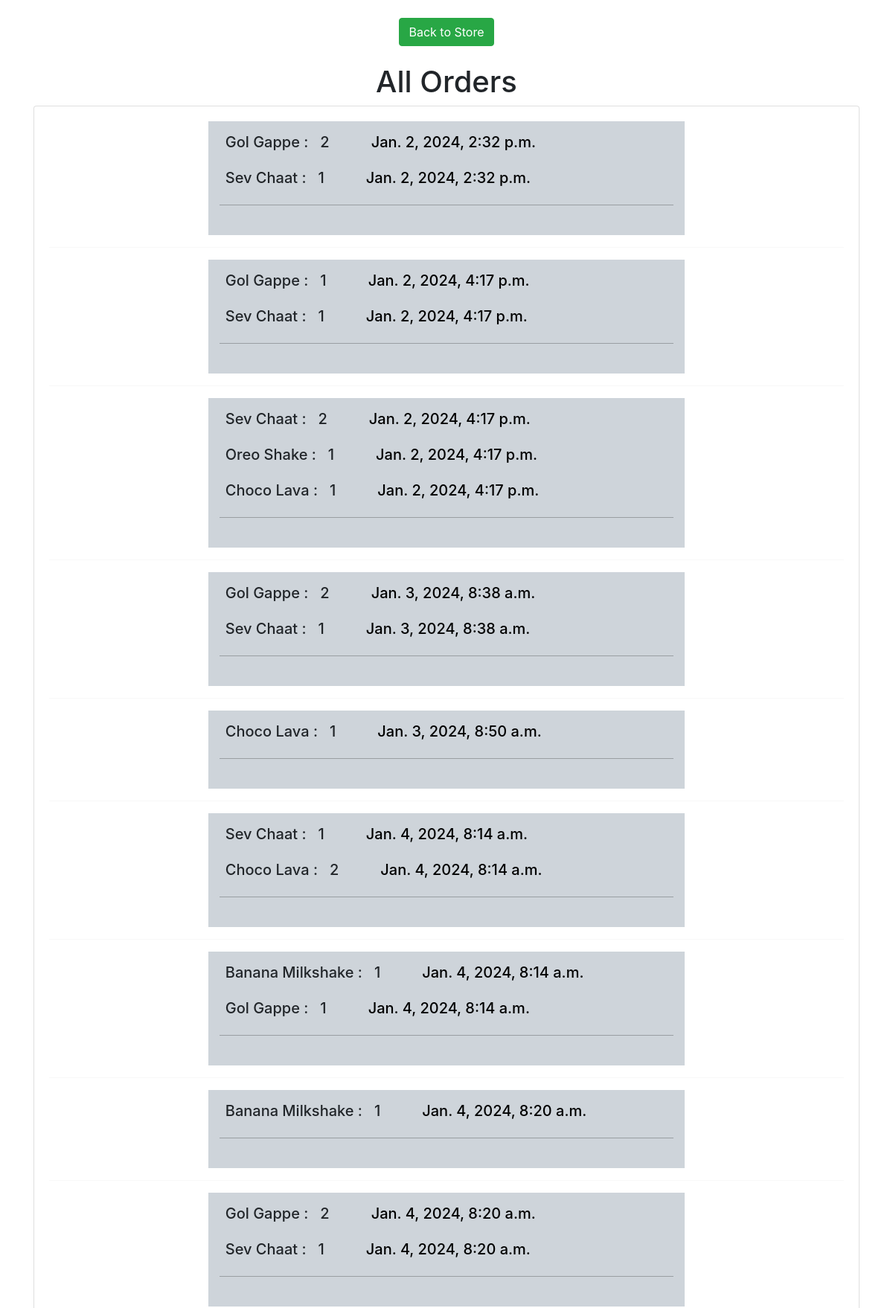
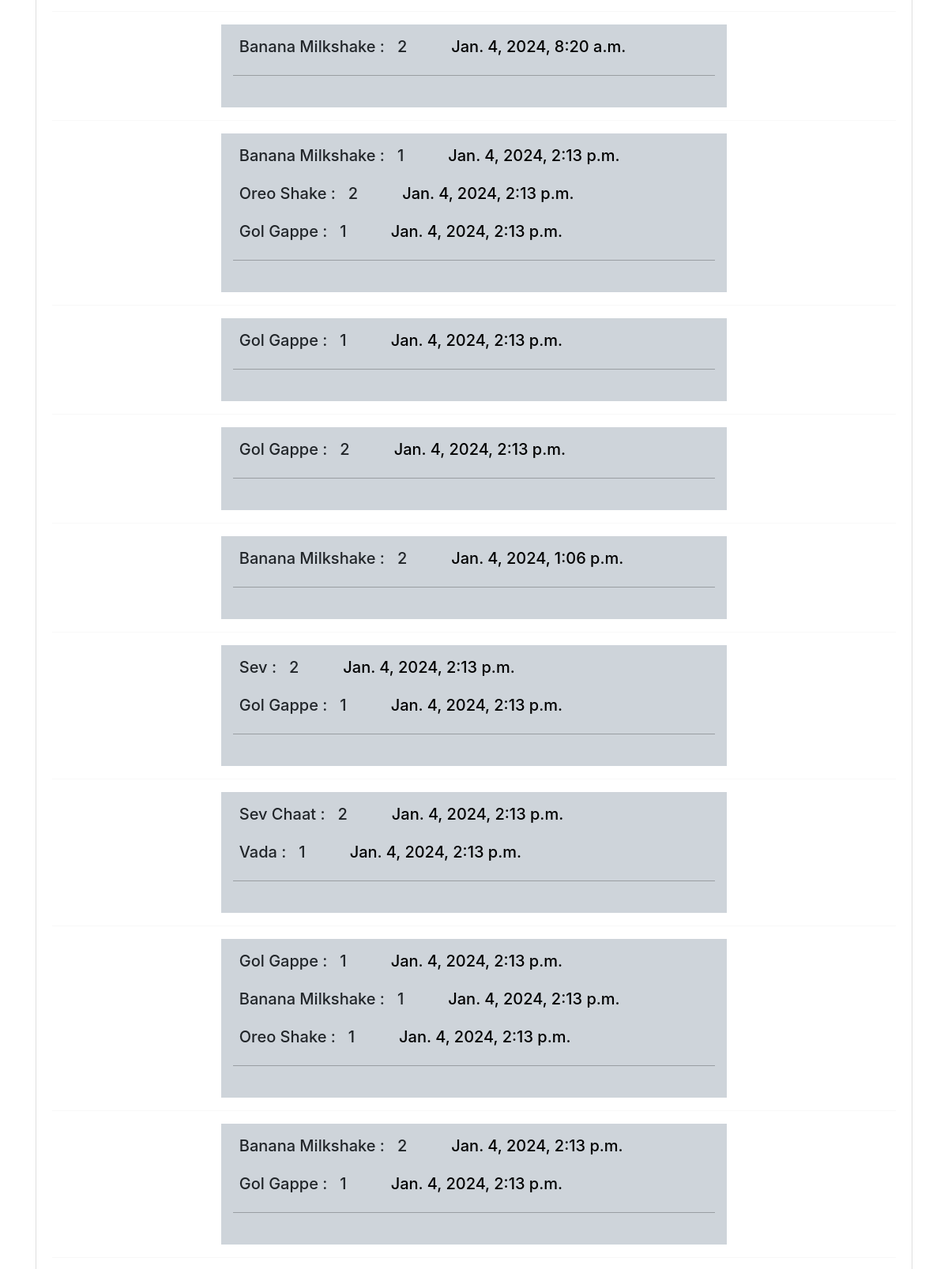
Page /store/allorders/ (signed in, upper part) on the committed database (2 pictures, top to bottom).
### app/models.py (models this page shows)
class CompletedOrders(models.Model):
    storeid = models.CharField(max_length=100, null=True)
    orderid = models.CharField(max_length=100, null=True)
    productid = models.CharField(max_length=100, null=True)
    product_name = models.CharField(max_length=100,null=True)
    quantity = models.PositiveIntegerField(default=1)
    order_date = models.DateTimeField(auto_now_add = True)
    payment = models.ForeignKey(Payment, on_delete=models.CASCADE, default="")

### app/views.py (the view)
# urls.py: path('store/allorders/', views.allOrdersView.as_view(), name='all_orders'),
class allOrdersView(View):
    def get(self, request):
        if 'storeid' not in request.session:
            return redirect('/login/')
        storeID = request.session.get('storeid')
        orders = CompletedOrders.objects.filter(storeid=storeID).order_by('orderid')
        grouped_orders = {}
        for order in orders:
            grouping_value = order.orderid
            if grouping_value not in grouped_orders:
                grouped_orders[grouping_value] = []
            grouped_orders[grouping_value].append(order)
        return render(request, 'app/all_orders.html', {'grouped_orders': grouped_orders})

### app/templates/app/all_orders.html (shortened to what this page needs)
{% extends "app/orderbase.html" %}
{% load static %}
{% block main-content %}
{% block content %}
<div class="container justify-content-center">
<h1 class="text-center">All Orders</h1>
    <div class="card">
        <div class="card-body">
            {% for grouping_value, orders in grouped_orders.items %}
            <div class="row justify-content-center">
                <div class="order-container bg-dark-subtle mx-5 col-sm-7">
                    <div >
                        <div>
                            {% for order in orders %}
                            <div class="d-flex text-center my-3">
                                <h5 class="mx-2">{{ order.product_name }} :</h5>
                                <h5 class="mx-2"> {{ order.quantity }}</h5>
                                <h5 class="text-body-emphasis mx-5"> {{order.order_date}} </h5>
                            </div>
                        {% endfor %}
                        <hr class="bg-black">
                        </div>
                        <br>
                    </div>
                </div>
            </div>
            <hr class="text-muted">
            {% endfor %}
        </div>
    </div>
</div>
{% endblock %}
{% endblock main-content %}

### app/static/app/css/style.css (style rules this page uses)
body { background-color: rgb(249, 249, 249); }
html { overflow: scroll; overflow-x: hidden; scroll-behavior: smooth; }
html { background-color: rgb(218, 218, 218); }

### rows in the picture
CompletedOrders: product_name "Gol Gappe", quantity "2", order_date "Jan. 2, 2024, 2:32 p.m."
CompletedOrders: product_name "Sev Chaat", quantity "1", order_date "Jan. 2, 2024, 2:32 p.m."
CompletedOrders: product_name "Gol Gappe", quantity "1", order_date "Jan. 2, 2024, 4:17 p.m."
CompletedOrders: product_name "Sev Chaat", quantity "1", order_date "Jan. 2, 2024, 4:17 p.m."
CompletedOrders: product_name "Sev Chaat", quantity "2", order_date "Jan. 2, 2024, 4:17 p.m."
CompletedOrders: product_name "Oreo Shake", quantity "1", order_date "Jan. 2, 2024, 4:17 p.m."
CompletedOrders: product_name "Choco Lava", quantity "1", order_date "Jan. 2, 2024, 4:17 p.m."
CompletedOrders: product_name "Gol Gappe", quantity "2", order_date "Jan. 3, 2024, 8:38 a.m."
CompletedOrders: product_name "Sev Chaat", quantity "1", order_date "Jan. 3, 2024, 8:38 a.m."
CompletedOrders: product_name "Choco Lava", quantity "1", order_date "Jan. 3, 2024, 8:50 a.m."
CompletedOrders: product_name "Sev Chaat", quantity "1", order_date "Jan. 4, 2024, 8:14 a.m."
CompletedOrders: product_name "Choco Lava", quantity "2", order_date "Jan. 4, 2024, 8:14 a.m."
CompletedOrders: product_name "Banana Milkshake", quantity "1", order_date "Jan. 4, 2024, 8:14 a.m."
CompletedOrders: product_name "Gol Gappe", quantity "1", order_date "Jan. 4, 2024, 8:14 a.m."
CompletedOrders: product_name "Banana Milkshake", quantity "1", order_date "Jan. 4, 2024, 8:20 a.m."
CompletedOrders: product_name "Gol Gappe", quantity "2", order_date "Jan. 4, 2024, 8:20 a.m."
CompletedOrders: product_name "Sev Chaat", quantity "1", order_date "Jan. 4, 2024, 8:20 a.m."
CompletedOrders: product_name "Banana Milkshake", quantity "2", order_date "Jan. 4, 2024, 8:20 a.m."
CompletedOrders: product_name "Banana Milkshake", quantity "1", order_date "Jan. 4, 2024, 2:13 p.m."
CompletedOrders: product_name "Oreo Shake", quantity "2", order_date "Jan. 4, 2024, 2:13 p.m."
CompletedOrders: product_name "Gol Gappe", quantity "1", order_date "Jan. 4, 2024, 2:13 p.m."
CompletedOrders: product_name "Gol Gappe", quantity "1", order_date "Jan. 4, 2024, 2:13 p.m."
CompletedOrders: product_name "Gol Gappe", quantity "2", order_date "Jan. 4, 2024, 2:13 p.m."
CompletedOrders: product_name "Banana Milkshake", quantity "2", order_date "Jan. 4, 2024, 1:06 p.m."
CompletedOrders: product_name "Sev", quantity "2", order_date "Jan. 4, 2024, 2:13 p.m."
CompletedOrders: product_name "Gol Gappe", quantity "1", order_date "Jan. 4, 2024, 2:13 p.m."
CompletedOrders: product_name "Sev Chaat", quantity "2", order_date "Jan. 4, 2024, 2:13 p.m."
CompletedOrders: product_name "Vada", quantity "1", order_date "Jan. 4, 2024, 2:13 p.m."
CompletedOrders: product_name "Gol Gappe", quantity "1", order_date "Jan. 4, 2024, 2:13 p.m."
CompletedOrders: product_name "Banana Milkshake", quantity "1", order_date "Jan. 4, 2024, 2:13 p.m."
CompletedOrders: product_name "Oreo Shake", quantity "1", order_date "Jan. 4, 2024, 2:13 p.m."
CompletedOrders: product_name "Banana Milkshake", quantity "2", order_date "Jan. 4, 2024, 2:13 p.m."
CompletedOrders: product_name "Gol Gappe", quantity "1", order_date "Jan. 4, 2024, 2:13 p.m."
